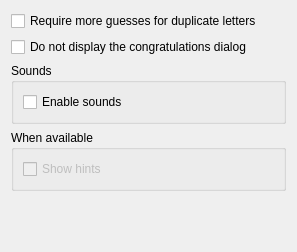
<ui version="4.0" >
 <class>generalui</class>
 <widget class="QWidget" name="generalui" >
  <property name="geometry" >
   <rect>
    <x>0</x>
    <y>0</y>
    <width>297</width>
    <height>252</height>
   </rect>
  </property>
  <property name="toolTip" >
   <string>Here you can choose settings for all languages.</string>
  </property>
  <layout class="QGridLayout" >
   <item row="0" column="0" >
    <layout class="QVBoxLayout" >
     <item>
      <widget class="QCheckBox" name="kcfg_OneLetter" >
       <property name="toolTip" >
        <string>Check this if you do not want to discover each instance of the same letter.</string>
       </property>
       <property name="whatsThis" >
        <string>If you check this box, only the first letter will be written if the letter is found in several places in the word. Then you have to rechoose the same letter, to replace the second instance in the word until there are no more instances of this letter.
For example, the word to guess is "potato". If this option is unchecked, when you try "o", the two instances of "o" in the word will be discovered at the same time. If this is checked, you will need to try "o" twice.

Default is that for one letter typed, all instances of that letter in the word are discovered.</string>
       </property>
       <property name="text" >
        <string>Require more guesses for duplicate letters</string>
       </property>
      </widget>
     </item>
     <item>
      <widget class="QCheckBox" name="kcfg_WonDialog" >
       <property name="toolTip" >
        <string>If checked, the congratulations dialog is not displayed. After four seconds, a new game will start automatically.</string>
       </property>
       <property name="whatsThis" >
        <string>If this option is not checked, a congratulations dialog will appear when a game is won. It also asks you if you want to play again.
This is the default state.

If this option is checked, the dialog will not appear and a new game will automatically be started after four seconds. A passive popup tells you that you have won the game. You do not have an intrusive dialog every time you win a game.</string>
       </property>
       <property name="text" >
        <string>Do not display the congratulations dialog</string>
       </property>
      </widget>
     </item>
     <item>
      <widget class="QGroupBox" name="groupBox" >
       <property name="title" >
        <string>Sounds</string>
       </property>
       <layout class="QVBoxLayout" >
        <item>
         <widget class="QCheckBox" name="kcfg_Sound" >
          <property name="toolTip" >
           <string>&lt;html>&lt;head>&lt;meta name="qrichtext" content="1" />&lt;/head>&lt;body style=" white-space: pre-wrap; font-family:Sans Serif; font-size:9pt; font-weight:400; font-style:normal; text-decoration:none;">&lt;p style=" margin-top:0px; margin-bottom:0px; margin-left:0px; margin-right:0px; -qt-block-indent:0; text-indent:0px;">If checked, sounds will be played for New Game and Win Game&lt;/p>&lt;/body>&lt;/html></string>
          </property>
          <property name="whatsThis" >
           <string>&lt;html>&lt;head>&lt;meta name="qrichtext" content="1" />&lt;/head>&lt;body style=" white-space: pre-wrap; font-family:Sans Serif; font-size:9pt; font-weight:400; font-style:normal; text-decoration:none;">&lt;p style=" margin-top:0px; margin-bottom:0px; margin-left:0px; margin-right:0px; -qt-block-indent:0; text-indent:0px;">If this box is checked, you will have some sounds played for each new game and when you win a game. If this is not checked, there will be no sound in KHangMan.&lt;/p>&lt;p style=" margin-top:0px; margin-bottom:0px; margin-left:0px; margin-right:0px; -qt-block-indent:0; text-indent:0px;">Default is no sound.&lt;/p>&lt;/body>&lt;/html></string>
          </property>
          <property name="text" >
           <string>Enable sounds</string>
          </property>
         </widget>
        </item>
       </layout>
      </widget>
     </item>
     <item>
      <widget class="QGroupBox" name="hintGroup" >
       <property name="title" >
        <string>When available</string>
       </property>
       <layout class="QGridLayout" >
        <item row="0" column="0" >
         <widget class="QCheckBox" name="kcfg_Hint" >
          <property name="enabled" >
           <bool>false</bool>
          </property>
          <property name="toolTip" >
           <string>If you check it, a hint will be displayed by right-clicking on the game window.</string>
          </property>
          <property name="whatsThis" >
           <string>Some languages have hints to help you guess the word more easily. If this is &lt;b>disabled&lt;/b>, there is no such option for your current language data file.
If this is &lt;b>enabled&lt;/b>, then hints are available and you can get them by checking this box. You will see the hint for the word you are trying to guess by right-clicking somewhere on the KHangMan window. The hint will be displayed for four seconds in a tooltip.</string>
          </property>
          <property name="text" >
           <string>Show hints</string>
          </property>
         </widget>
        </item>
       </layout>
      </widget>
     </item>
    </layout>
   </item>
   <item row="1" column="0" >
    <spacer>
     <property name="orientation" >
      <enum>Qt::Vertical</enum>
     </property>
     <property name="sizeHint" >
      <size>
       <width>20</width>
       <height>40</height>
      </size>
     </property>
    </spacer>
   </item>
  </layout>
 </widget>
 <resources/>
 <connections/>
</ui>
